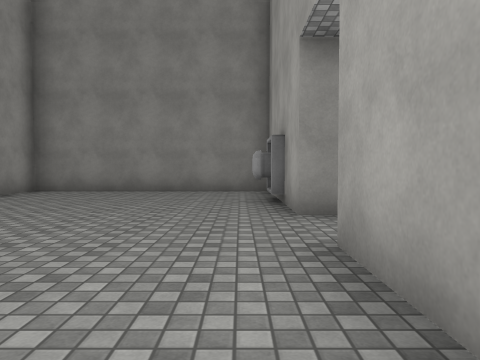
[1] (above)

24 first-person views from a walk through a 3-D level made in the Unity game engine. The camera is 1.2 m above the floor, tilts 2° down and sees 70° across. The floor is counted in squares, 2 m on a side. Each view is taken from the middle of a square. On the plan, view 1 faces up. The plan holds only what a view shows up to about 10 squares ahead; the rest is blank. The player character is not drawn. Surface patterns are stand-ins for the level's own textures.

[2]
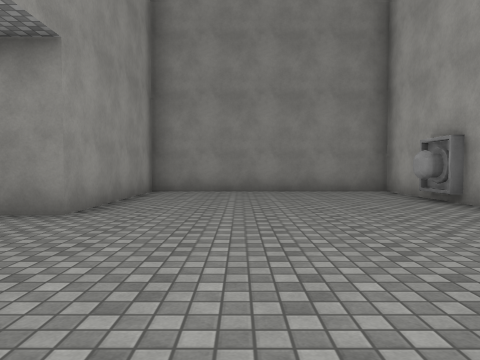

[3]
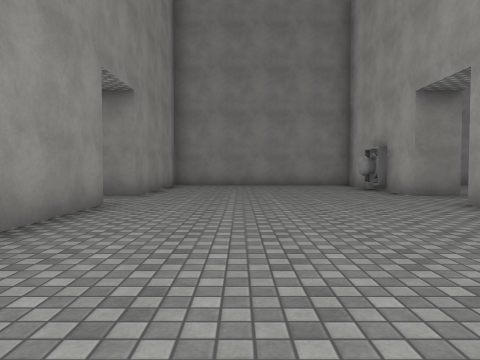

[4]
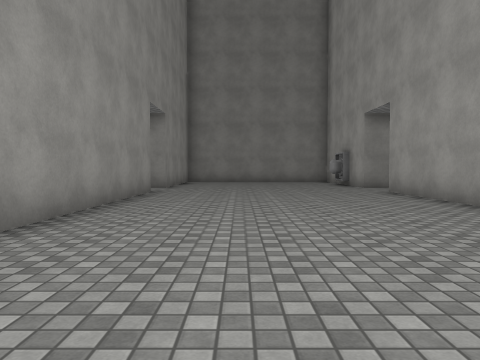

[5]
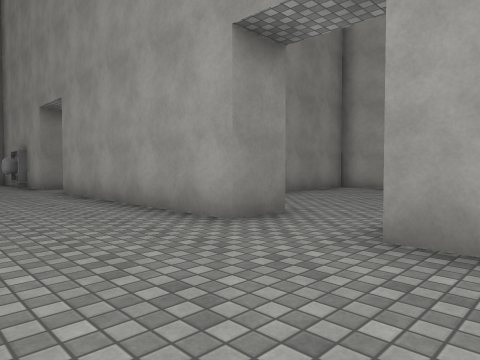

[6]
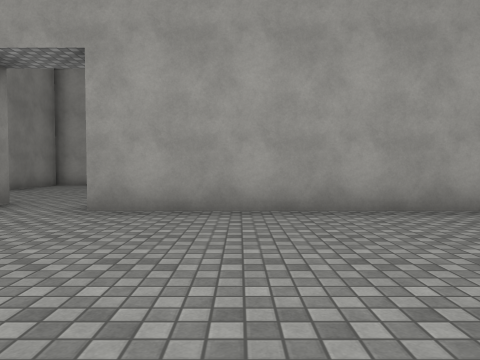

[7]
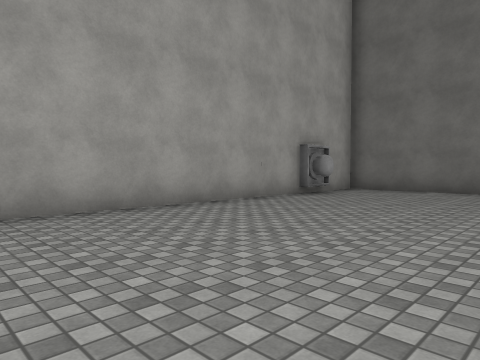

[8]
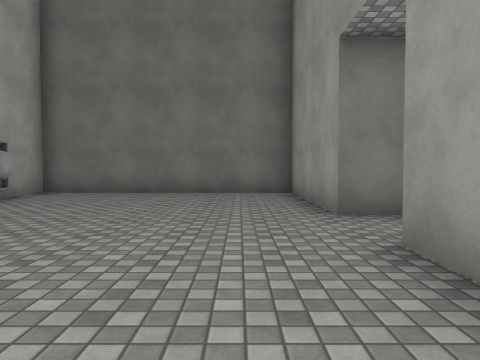

[9]
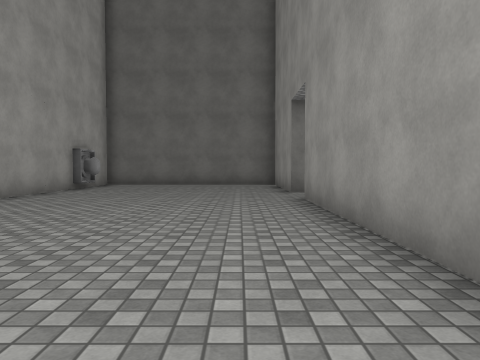

[10]
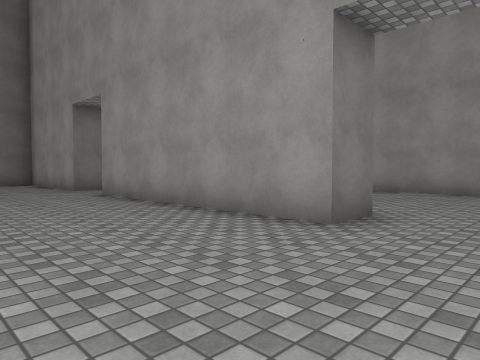

[11]
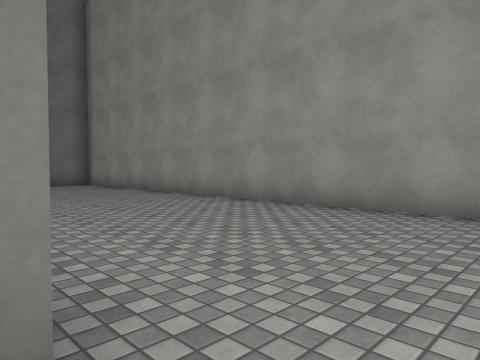

[12]
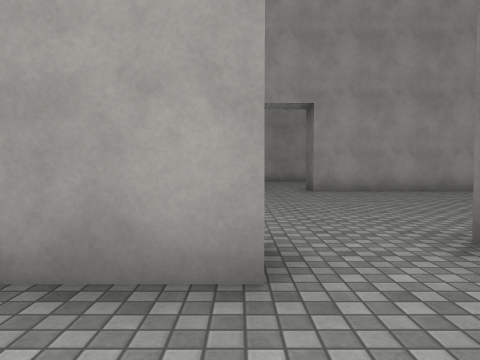

[13]
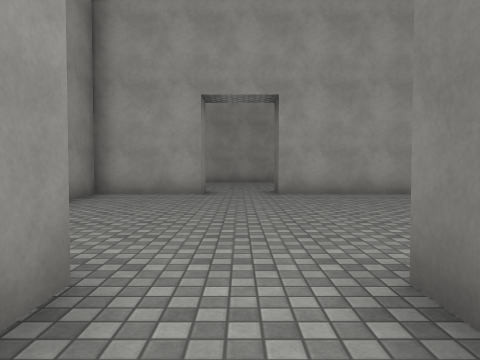

[14]
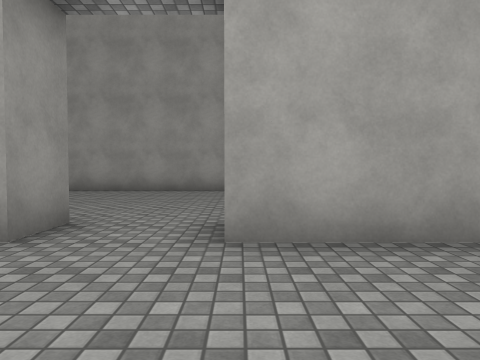

[15]
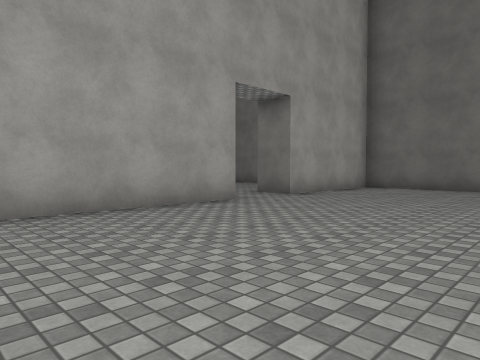

[16]
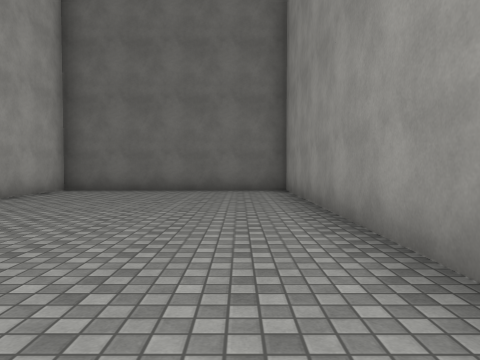

[17]
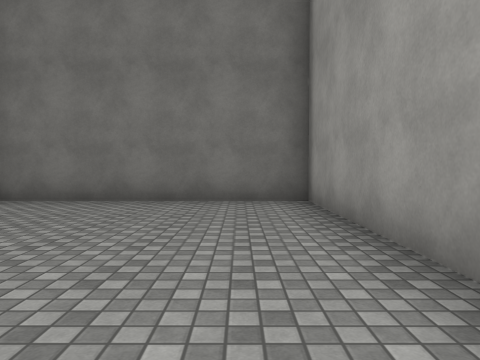

[18]
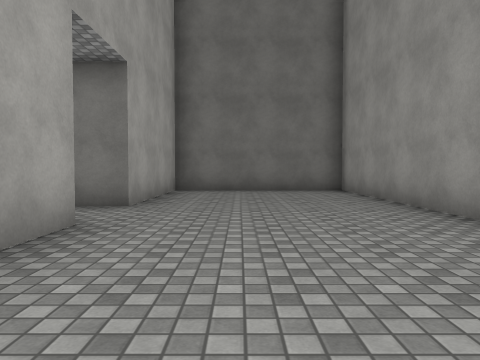

[19]
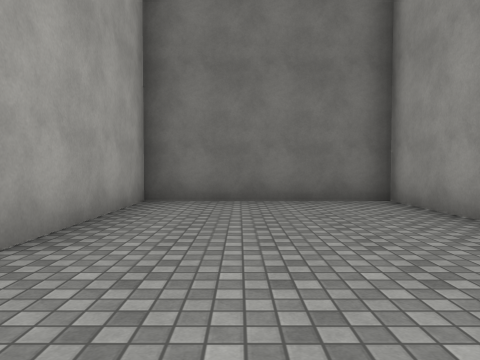

[20]
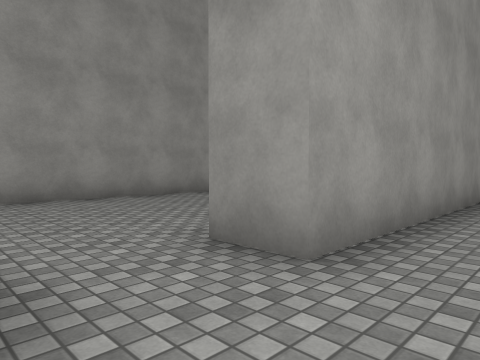

[21]
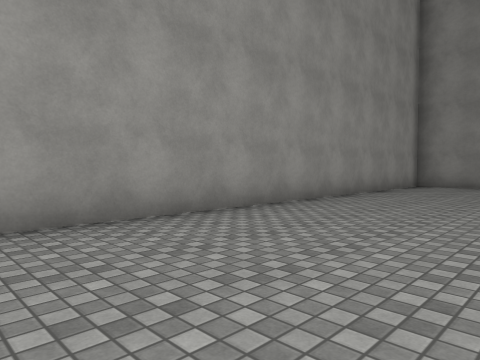

[22]
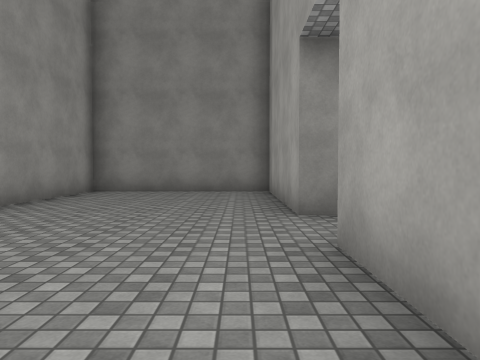

[23]
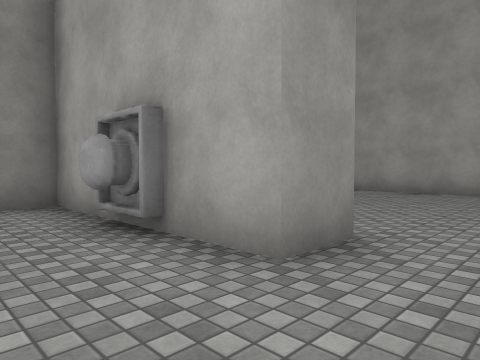

[24]
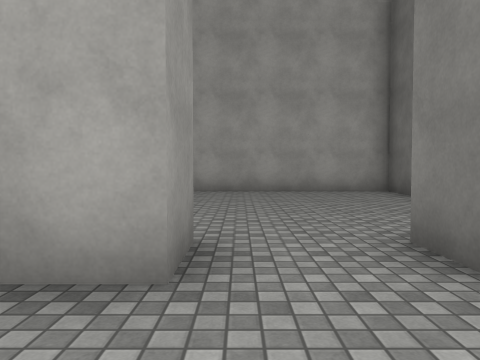

### Floor plan
Points are (right, up) in squares from view 1. A wall is a line through its corners. A room is listed if a view was taken in it or the views show most of it. See-through windows are left out.
Room 1 (views 1, 2, 3, 4, 5, 6, 7, 8, 9, 10, 11, 12, 13, 20, 23, 24)
walls: (0.8, -3.1) (0.8, 2.6) (1.8, 2.6); (-6.4, -4.9) (-5.2, -4.9) (-5.2, -10.6); (-5.2, 2.6) (-5.2, -3.1) (-6.2, -3.1); (1.9, 4.4) (0.8, 4.4) (0.8, 8.7) (-5.2, 8.7) (-5.2, 4.4) (-6.3, 4.4); (6.5, 0.2) (7.7, 0.2) (7.7, 7.4); (-6.3, -12.4) (-5.2, -12.4) (-5.2, -16.3) (0.8, -16.3) (0.8, -4.9)
ways out: opening at (1, -4) to room 2; opening at (-6, -11.5) to room 3; opening at (-6, -4) to room 3; opening at (-6, 3.5) to room 3
objects: other object (1, 6)
Room 2 (views 14, 15, 16, 17)
walls: (1.7, -8.8) (1.7, -16.3) (7.7, -16.3) (7.7, -12.4); (7.7, -10.6) (7.7, -4.9); (1.1, -4.9) (1.8, -4.9); (1.9, -3.1) (0.8, -3.1); (7.7, -3.1) (7.7, -0.8) (4.9, -0.8)
ways out: opening at (1, -4) to room 1; opening at (8, -11.5); opening at (8, -4)
objects: other object (1, -14)
Room 3 (views 18, 19, 21, 22)
walls: (-6.3, 1) (-6.3, 2.6); (-6.3, -10.6) (-6.3, -9.4); (-6.3, 4.4) (-6.3, 8.7) (-10.8, 8.7) (-10.8, -16.3) (-6.3, -16.3) (-6.3, -12.4)
ways out: opening at (-6, -11.5) to room 1; opening at (-6, -4) to room 1; opening at (-6, 3.5) to room 1

Positions as (right, up) in squares from view 1, and headings:
1: (0, 0), facing up
2: (-3, 0), facing up
3: (-3, -3), facing up
4: (-3, -6), facing up
5: (-2, -6), facing up-right
6: (-4, -7), facing right
7: (-4, -7), facing down-right
8: (-4, -8), facing down
9: (-4, -4), facing down
10: (-2, -3), facing down-left
11: (-6, -4), facing down-left
12: (-1, -3), facing right
13: (0, -4), facing right
14: (5, -5), facing right
15: (3, -6), facing down-right
16: (3, -7), facing down
17: (3, -10), facing down
18: (-8, -7), facing down
19: (-8, -10), facing down
20: (-4, -5), facing up-left
21: (-7, -3), facing up-left
22: (-7, 0), facing up
23: (-1, 3), facing up-right
24: (-1, 4), facing right
